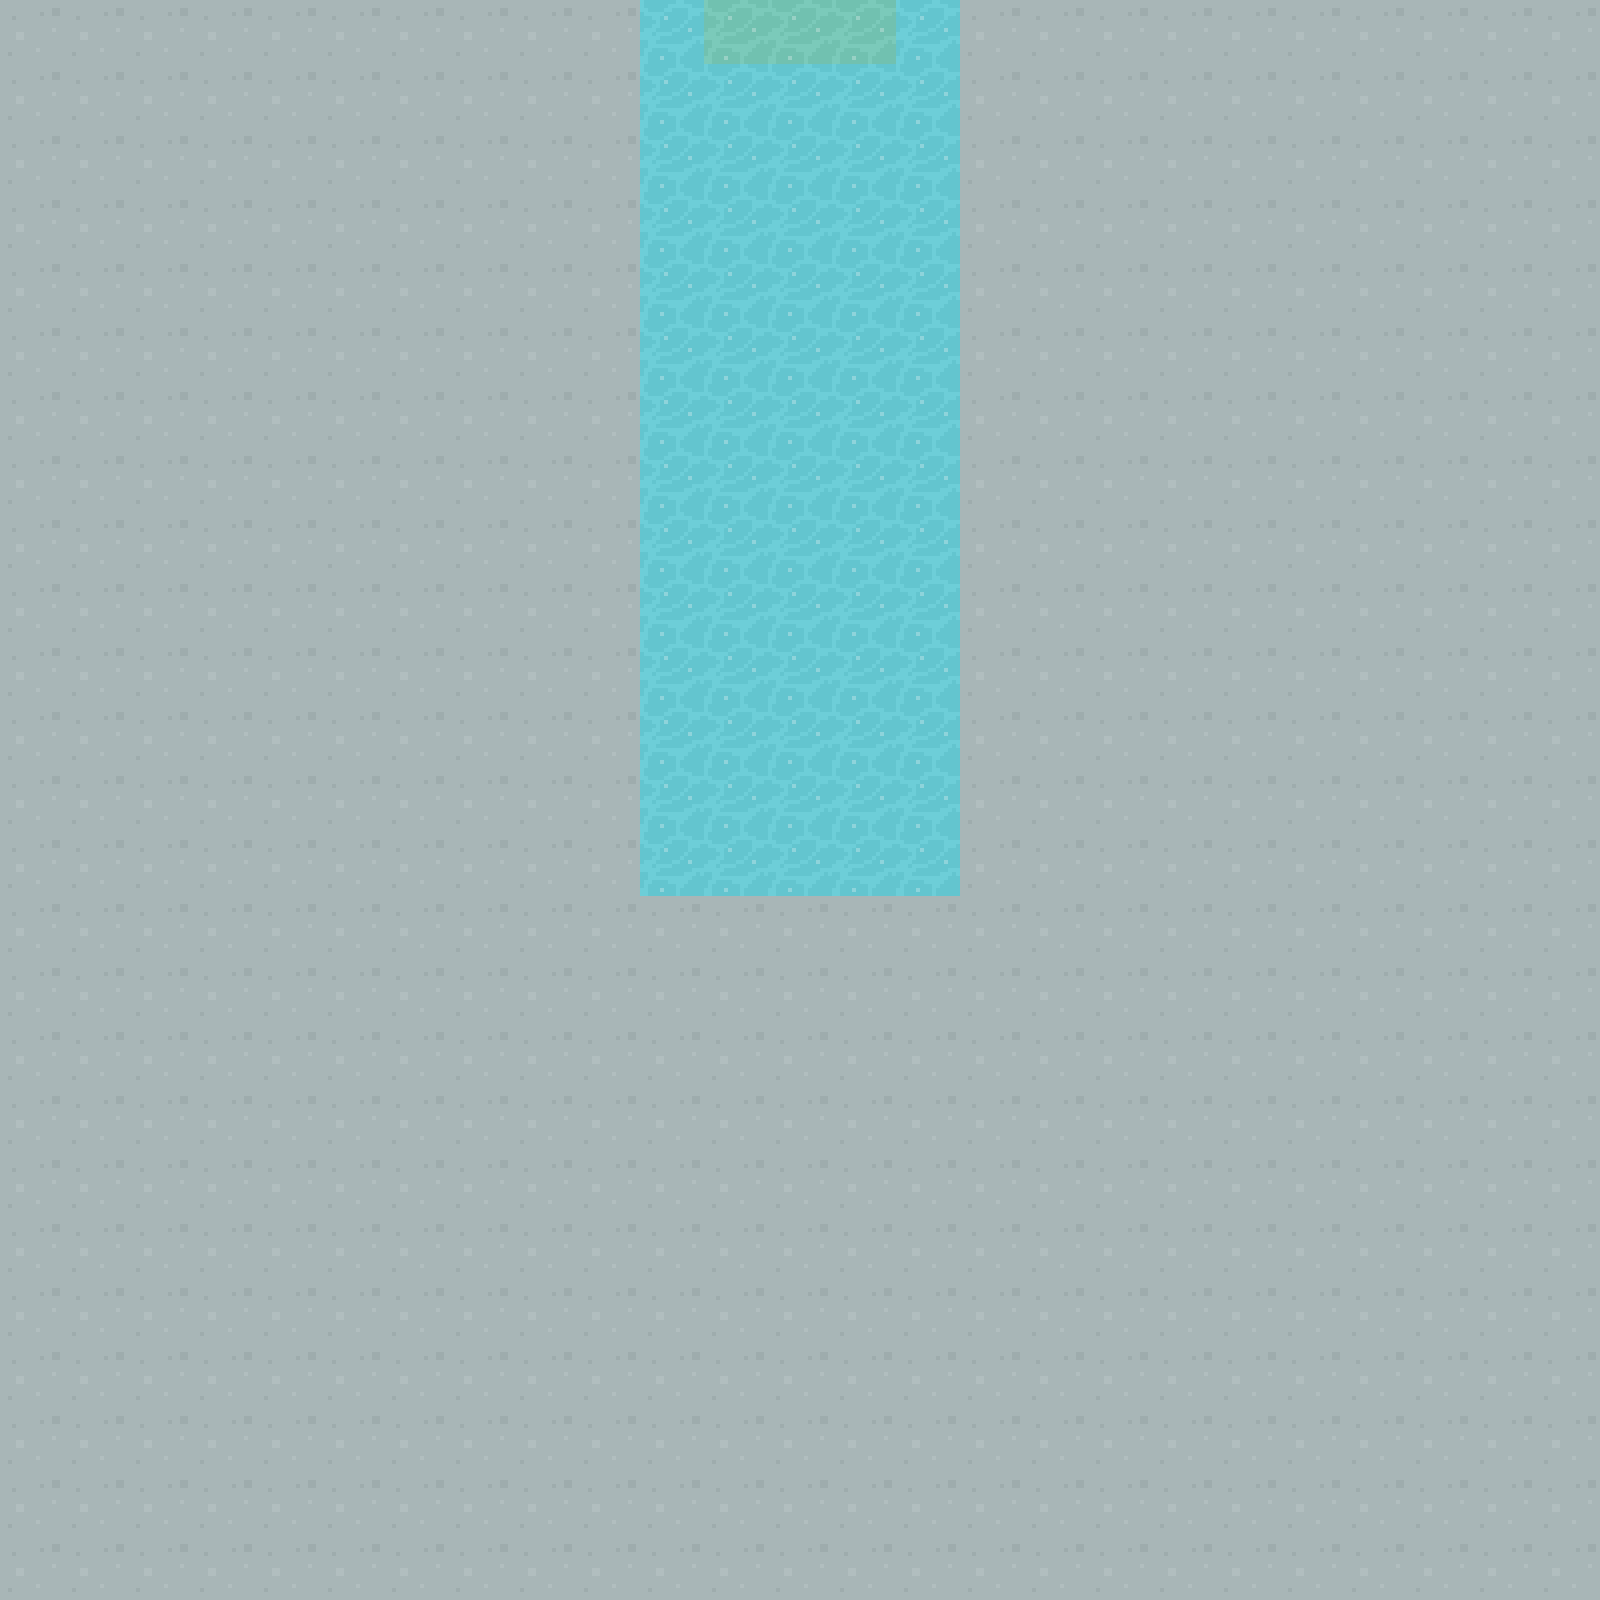

A 2D game scene composited from a Tiled map and its tileset images. What follows is a short description and the map's XML, with every tile layer's data as written:
An orthogonal 25x25 tile map with 64x64 px tiles, 1 tile layer (Tile Layer 1) and 3 objects (NORTH).

<map version="1.2" tiledversion="1.3.3" orientation="orthogonal" renderorder="right-down" width="25" height="25" tilewidth="64" tileheight="64" infinite="0" nextlayerid="3" nextobjectid="11">
 <tileset firstgid="1" source="../maps/64TilesheetDungeon.tsx" />
 <layer id="1" name="Tile Layer 1" width="25" height="25">
  <data encoding="csv">
68,68,68,68,68,68,68,68,68,68,321,326,326,326,321,68,68,68,68,68,68,68,68,68,68,
68,68,68,68,68,68,68,68,68,68,321,321,321,321,321,68,68,68,68,68,68,68,68,68,68,
68,68,68,68,68,68,68,68,68,68,321,321,321,321,321,68,68,68,68,68,68,68,68,68,68,
68,68,68,68,68,68,68,68,68,68,321,321,321,321,321,68,68,68,68,68,68,68,68,68,68,
68,68,68,68,68,68,68,68,68,68,321,321,321,321,321,68,68,68,68,68,68,68,68,68,68,
68,68,68,68,68,68,68,68,68,68,321,321,321,321,321,68,68,68,68,68,68,68,68,68,68,
68,68,68,68,68,68,68,68,68,68,321,321,321,321,321,68,68,68,68,68,68,68,68,68,68,
68,68,68,68,68,68,68,68,68,68,321,321,321,321,321,68,68,68,68,68,68,68,68,68,68,
68,68,68,68,68,68,68,68,68,68,321,321,321,321,321,68,68,68,68,68,68,68,68,68,68,
68,68,68,68,68,68,68,68,68,68,321,321,321,321,321,68,68,68,68,68,68,68,68,68,68,
68,68,68,68,68,68,68,68,68,68,321,321,321,321,321,68,68,68,68,68,68,68,68,68,68,
68,68,68,68,68,68,68,68,68,68,321,321,321,321,321,68,68,68,68,68,68,68,68,68,68,
68,68,68,68,68,68,68,68,68,68,321,321,321,321,321,68,68,68,68,68,68,68,68,68,68,
68,68,68,68,68,68,68,68,68,68,321,321,321,321,321,68,68,68,68,68,68,68,68,68,68,
68,68,68,68,68,68,68,68,68,68,68,68,68,68,68,68,68,68,68,68,68,68,68,68,68,
68,68,68,68,68,68,68,68,68,68,68,68,68,68,68,68,68,68,68,68,68,68,68,68,68,
68,68,68,68,68,68,68,68,68,68,68,68,68,68,68,68,68,68,68,68,68,68,68,68,68,
68,68,68,68,68,68,68,68,68,68,68,68,68,68,68,68,68,68,68,68,68,68,68,68,68,
68,68,68,68,68,68,68,68,68,68,68,68,68,68,68,68,68,68,68,68,68,68,68,68,68,
68,68,68,68,68,68,68,68,68,68,68,68,68,68,68,68,68,68,68,68,68,68,68,68,68,
68,68,68,68,68,68,68,68,68,68,68,68,68,68,68,68,68,68,68,68,68,68,68,68,68,
68,68,68,68,68,68,68,68,68,68,68,68,68,68,68,68,68,68,68,68,68,68,68,68,68,
68,68,68,68,68,68,68,68,68,68,68,68,68,68,68,68,68,68,68,68,68,68,68,68,68,
68,68,68,68,68,68,68,68,68,68,68,68,68,68,68,68,68,68,68,68,68,68,68,68,68,
68,68,68,68,68,68,68,68,68,68,68,68,68,68,68,68,68,68,68,68,68,68,68,68,68
</data>
 </layer>
 <objectgroup id="2" name="Object Layer 1">
  <object id="4" x="-127.913" y="453.829" width="1.75223" />
  <object id="9" name="NORTH" x="704" y="0" width="192" height="64" />
  <object id="10" x="-78.8505" y="131.418" />
 </objectgroup>
</map>
